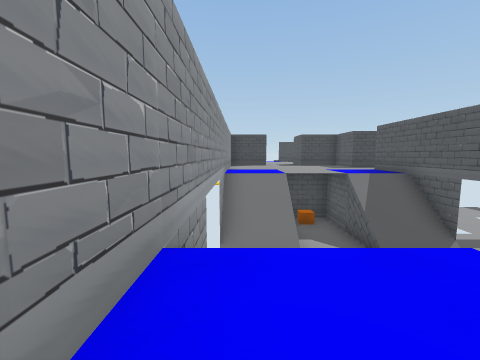
[1] (above)

15 first-person views from a walk through a 3-D level made in the Unity game engine. The camera is 1.2 m above the floor, tilts 6° down and sees 90° across. The floor is counted in squares, 2 m on a side. Each view is taken from the middle of a square. On the plan, view 1 faces up. The plan holds only what a view shows up to about 9 squares ahead; the rest is blank. The place goes on beyond the plan. The player character is not drawn. Some animated figures are not drawn.

[2]
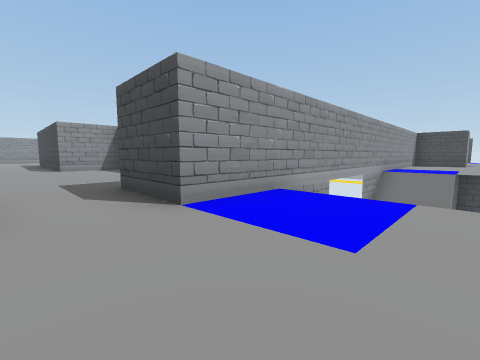

[3]
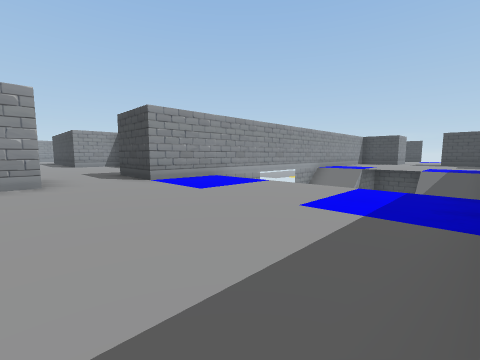

[4]
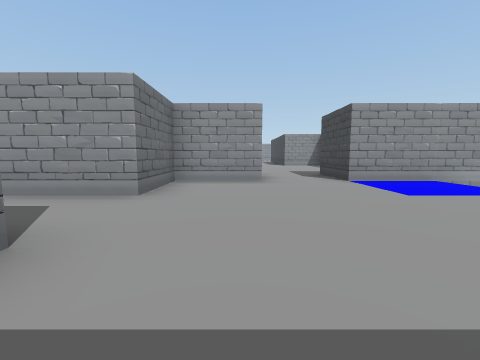

[5]
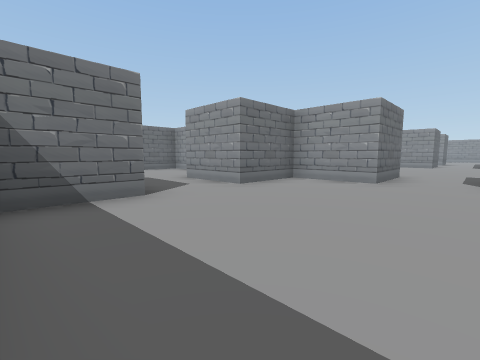

[6]
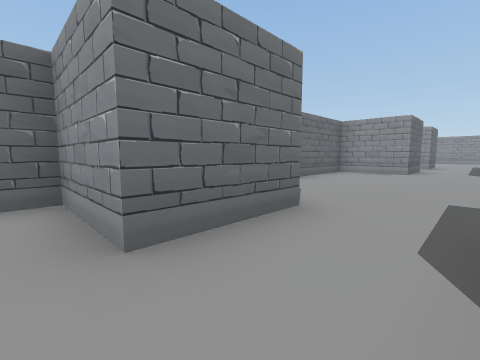

[7]
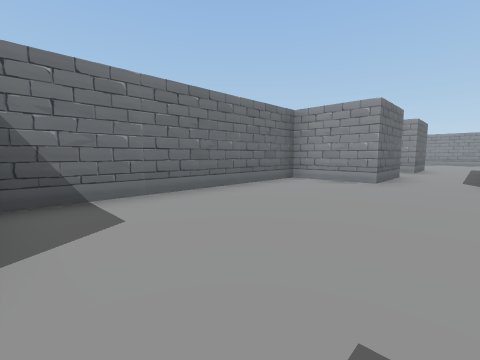

[8]
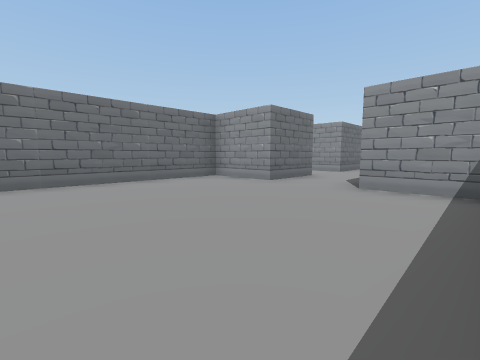

[9]
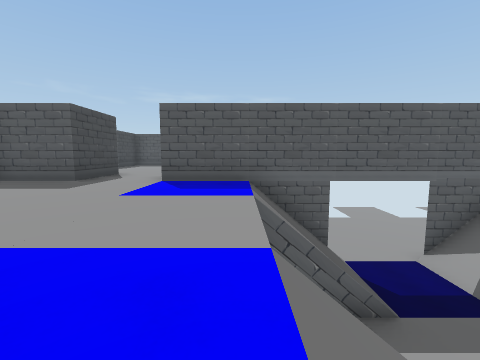

[10]
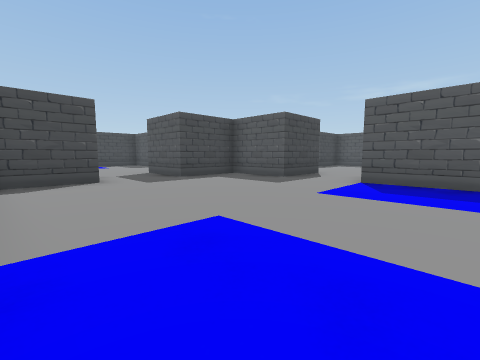

[11]
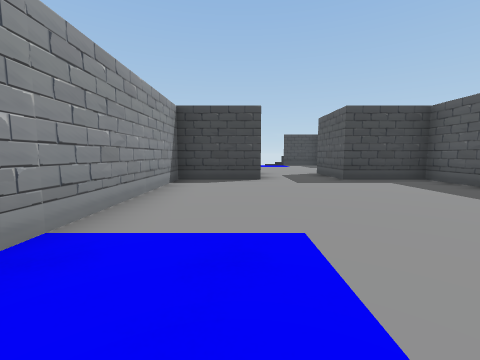

[12]
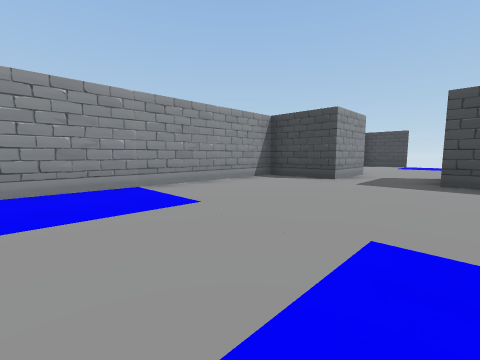

[13]
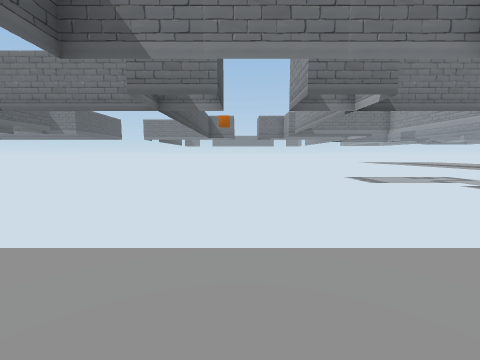

[14]
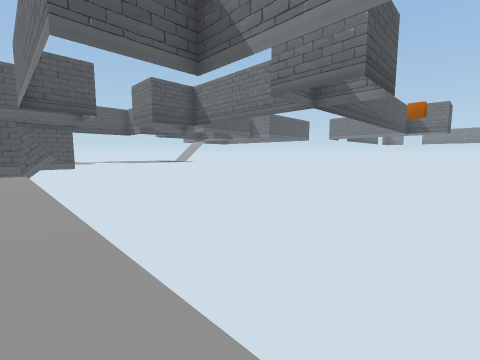

[15]
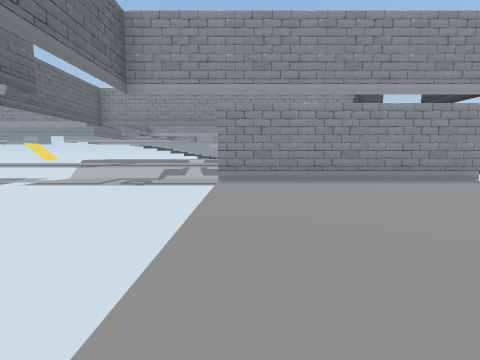

### Floor plan
Key: @ floor where view 1 was taken; # wall or solid block; . main floor; - floor 3.75 m lower than the main floor; / step, stairs or slope.
Columns run from 18 left of view 1 to 9 right of it. Each row starts with its distance up from view 1.
 17                     ..
 16                     ..
 15                    #..#
 14                  ###..###
 13                  #......#
 12                  #......##..
 11                  #..........
 10                  #......//
  9                  #......#
  8   ##             #..//..#
  7     #            #//--//#
  6     #-           #//--//#
  5     #--              -------
  4     #----            -------
  3     #----        #/   //#---
  2     #-----#      #/    / ---
  1     #    #..... ##......
  0     ######......##@.....
 -1    .....................
 -2    .....................
 -3     ##..##......##......
 -4     ##  ###..... #......
 -5 #####     ##########..##
 -6    #      #        #..
 -7           #        ..
 -8           #        ..

Where each view was taken, in squares from view 1:
view 1: 0 up, 0 right, facing up
view 2: 2 down, 2 right, facing up-left
view 3: 3 down, 5 right, facing up-left
view 4: 3 down, 5 right, facing left
view 5: 1 down, 5 right, facing down-left
view 6: 1 down, 0 right, facing down-left
view 7: 1 down, 3 left, facing down-left
view 8: 1 up, 4 left, facing down-left
view 9: 8 up, 0 right, facing right
view 10: 8 up, 0 right, facing up-right
view 11: 8 up, 1 right, facing up
view 12: 8 up, 4 right, facing up-left
view 13: 3 up, 11 left, facing down
view 14: 2 up, 12 left, facing down-right
view 15: 2 up, 9 left, facing left
